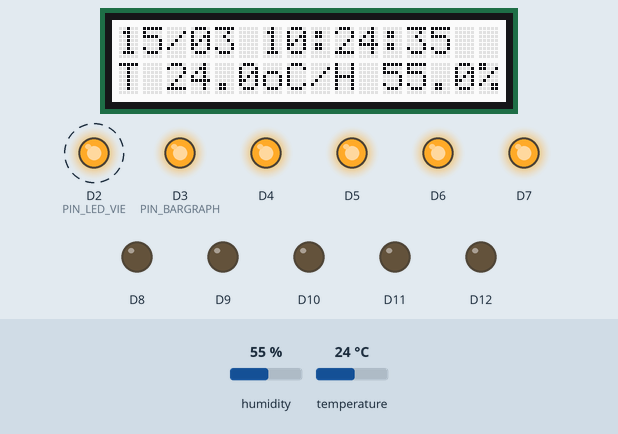
Recording of a sketch running on a simulated Arduino Uno R4 WiFi. Parts: 16×2 character LCD, output pins drawn as LEDs (lit = HIGH). Dashed ring = blinking. Inputs (shaded band) come from the test bench; at power-on: humidity 55 %, temperature 24 °C. WiFi joins after 1.5 s; servers stay silent unless stated; network time is answered at once with the bench clock; the local clock reads 2024-03-15 10:24:30 at power-on unless the sketch sets it; what the sketch prints to the serial monitor is not drawn.

Above: at 5.8 s.
5.9 s: humidity set to 22 %
At 6.82 s:
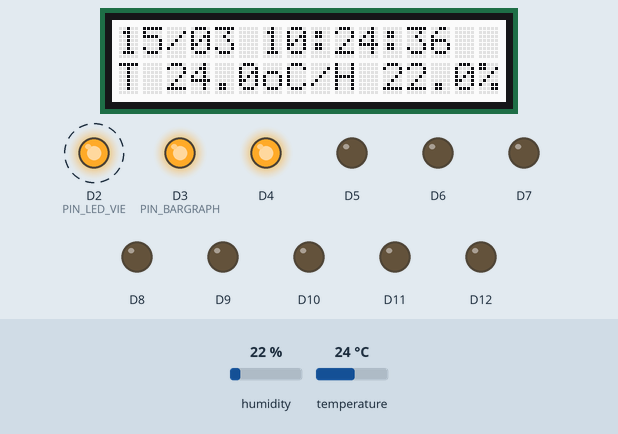
8.9 s: humidity set to 40 %
At 10.92 s:
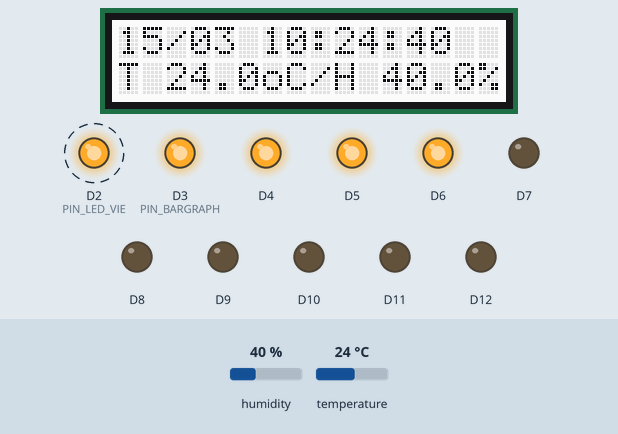
13.0 s: humidity set to 68 %
At 15.02 s:
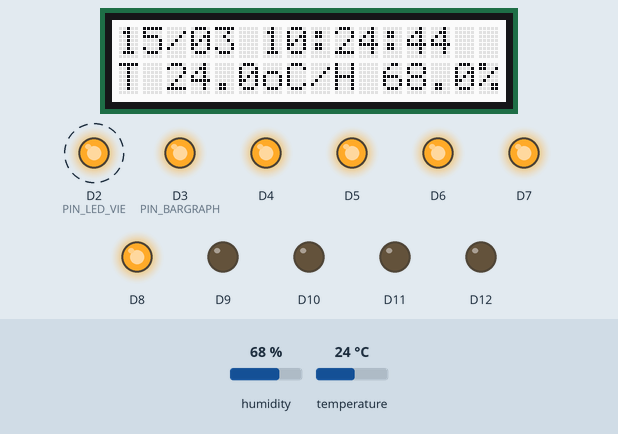
17.1 s: humidity set to 71 %
At 19.12 s:
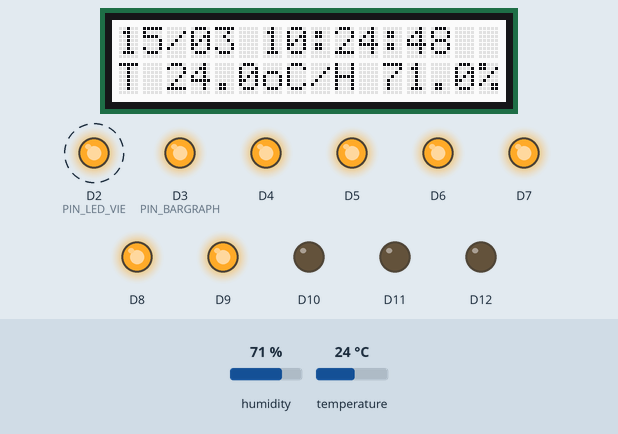
21.2 s: humidity set to 88 %
At 23.22 s:
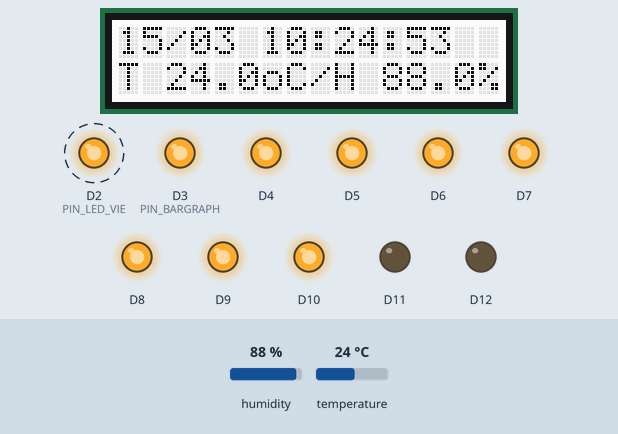
25.3 s: temperature set to 1 °C
At 28.08 s:
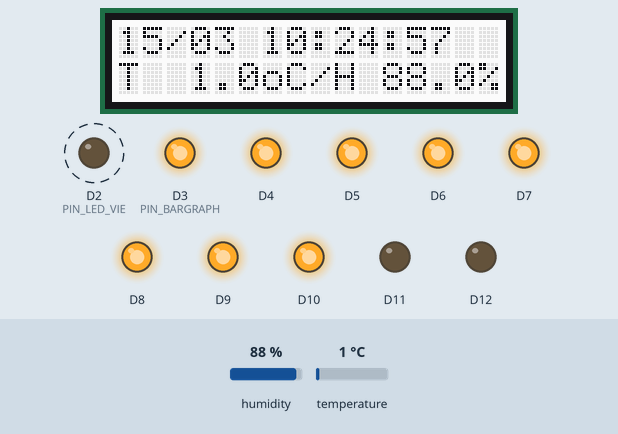
Timing chart, 0 to 29.7 s (numbered marks = the images above; inputs shaded):
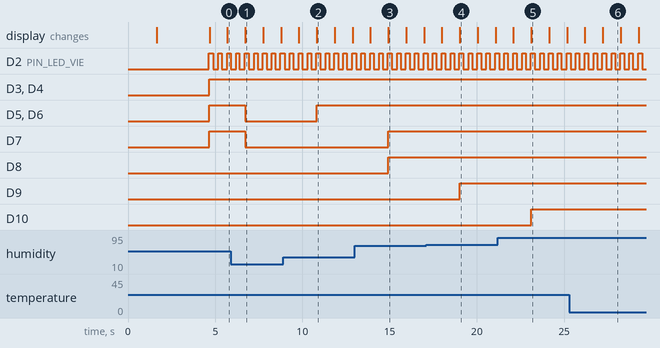

Measured:
- the behaviour switches between 69 and 70 % on humidity (found by bisection; images 3 and 4)
- after the input at 5.9 s, D5–7: HIGH → LOW after 0.81 s
- after the input at 8.9 s, D5, D6: LOW → HIGH after 1.9 s
- after the input at 13.0 s, D7, D8: LOW → HIGH after 1.9 s
- after the input at 17.1 s, D9: LOW → HIGH after 1.9 s
- after the input at 21.2 s, D10: LOW → HIGH after 1.9 s
- by itself, D2 (PIN_LED_VIE): alternates HIGH for 0.21 s and LOW for 0.30 s

The sketch:

TEMPHUMIX.ino
```cpp
// TempHumiX (Arduino UNO R4 WiFi) : LED de vie 2 Hz, lecture DHT22 toutes les 2 s,
// RTC synchronisé par NTP, connexion WiFi, affichage LCD et envoi sur le port série
#include "rgb_lcd.h"
#include <DHT.h>
#include <RTC.h>
#include <WiFiS3.h>
#include <WiFiUdp.h>
#include <NTPClient.h>

#define VERSION "1.0"

#define PIN_LED_VIE 2
#define PIN_BARGRAPH 3 // bargraphe sur les broches 3 à 12
#define NB_LEDS 10
#define PIN_DHT A0

// Paramètres WiFi (5.1.1)
const char WIFI_SSID[] = "IoT IMT Nord Europe";
const char WIFI_PASS[] = "72Hin@R*";

rgb_lcd lcd;
DHT dht(PIN_DHT, DHT22);
WiFiUDP udp;
NTPClient ntp(udp, "10.12.130.1", 7200); // serveur NTP IMT, UTC+2 (heure d'été)

float temperature = 0;
float humidite = 0;
bool ntpOk = false;
unsigned int tick = 0; // 1 tick = 100 ms

void afficherBargraphe()
{
  int nb = humidite / 10; // humidité 0-100 % -> 0-10 LEDs
  for (int i = 0; i < NB_LEDS; i++)
  {
    digitalWrite(PIN_BARGRAPH + i, i < nb ? HIGH : LOW);
  }
}

// Connexion WiFi : true si OK, false sinon
bool setup_wifi()
{
  for (int i = 0; i < 5; i++)
  {
    if (WiFi.begin(WIFI_SSID, WIFI_PASS) == WL_CONNECTED)
    {
      break;
    }
    delay(2000);
  }
  if (WiFi.status() != WL_CONNECTED)
  {
    return false;
  }
  // attendre que le DHCP donne l'adresse IP
  for (int i = 0; i < 50 && WiFi.localIP() == IPAddress(0, 0, 0, 0); i++)
  {
    delay(100);
  }
  return true;
}

// e) Synchronisation NTP -> RTC : true si OK
bool synchroNTP()
{
  ntp.begin();
  ntpOk = ntp.forceUpdate();
  if (ntpOk)
  {
    RTCTime t(ntp.getEpochTime());
    RTC.setTime(t);
  }
  return ntpOk;
}

void setup()
{
  pinMode(PIN_LED_VIE, OUTPUT);
  for (int i = 0; i < NB_LEDS; i++)
  {
    pinMode(PIN_BARGRAPH + i, OUTPUT);
  }
  Serial.begin(9600);
  lcd.begin(16, 2);
  dht.begin();
  RTC.begin();

  // Connexion au WiFi puis mise à l'heure par NTP
  lcd.print("Connexion WiFi..");
  bool wifiOk = setup_wifi();
  synchroNTP();

  // Écran d'accueil : version + date / adresse IP (3 s)
  char accueil[21];
  RTCTime now;
  RTC.getTime(now);
  sprintf(accueil, "V%s  %02d/%02d/%04d", VERSION, now.getDayOfMonth(), Month2int(now.getMonth()), now.getYear());
  String ip = wifiOk ? WiFi.localIP().toString() : String("WiFi KO");
  lcd.clear();
  lcd.print(accueil);
  lcd.setCursor(0, 1);
  lcd.print(ip);
  Serial.println(accueil);
  Serial.println(ip);
  delay(3000);
  lcd.clear();
}

void loop()
{
  char date[21];
  char ligne[21];
  char txtT[8];
  char txtH[8];
  RTCTime now;

  // LED de vie à 2 Hz : période 500 ms = 5 ticks
  digitalWrite(PIN_LED_VIE, (tick % 5) < 2 ? HIGH : LOW);

  // Ligne 1 du LCD : date et heure (chaque seconde), ou message si pas de NTP
  if (tick % 10 == 0)
  {
    RTC.getTime(now);
    sprintf(date, "%02d/%02d %02d:%02d:%02d", now.getDayOfMonth(), Month2int(now.getMonth()),
            now.getHour(), now.getMinutes(), now.getSeconds());
    lcd.setCursor(0, 0);
    if (ntpOk)
    {
      lcd.print(date);
    }
    else
    {
      lcd.print("Pas de synch NTP");
    }
  }

  // Lecture du DHT22 toutes les 2000 ms = 20 ticks
  if (tick % 20 == 0)
  {
    float t = dht.readTemperature();
    float h = dht.readHumidity();
    if (!isnan(t) && !isnan(h))
    {
      temperature = t;
      humidite = h;
    }
    afficherBargraphe();

    dtostrf(temperature, 4, 1, txtT);
    dtostrf(humidite, 4, 1, txtH);

    // Envoi sur le port série
    Serial.println(date);
    Serial.print("Temperature : ");
    Serial.print(txtT);
    Serial.println(" oC");
    Serial.print("Humidite    : ");
    Serial.print(txtH);
    Serial.println(" %");
    Serial.println();

    // Ligne 2 du LCD : température et humidité
    sprintf(ligne, "T %soC/H %s%%", txtT, txtH);
    lcd.setCursor(0, 1);
    lcd.print(ligne);
  }

  tick++;
  delay(100);
}
```
